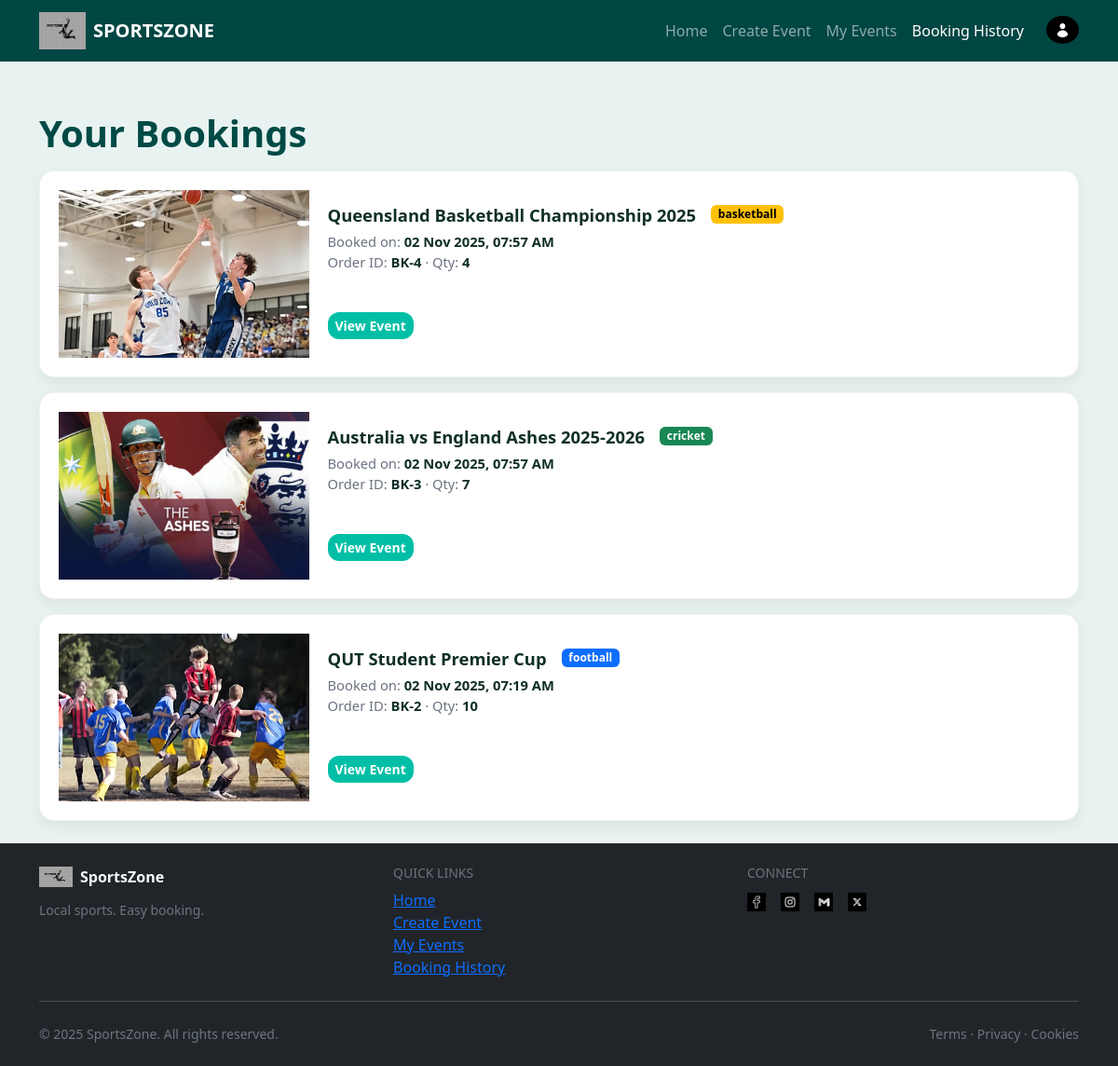
Page /booking (signed in) on the committed database.
### SportsZone/models.py (models this page shows, shortened)
class Booking(db.Model):
    __tablename__ = "bookings"
    id = db.Column(db.Integer, primary_key=True)
    user_id = db.Column(db.Integer, db.ForeignKey("users.id"), nullable=False)
    event_id = db.Column(db.Integer, db.ForeignKey("events.id"), nullable=False)
    booking_date = db.Column(db.DateTime, default=datetime.utcnow, nullable=False)
    booking_quantity = db.Column(db.Integer, nullable=False)
    order_code = db.Column(db.String(32), index=True)  # e.g., "BK-123" after insert

class Event(db.Model):
    __tablename__ = "events"
    id = db.Column(db.Integer, primary_key=True)
    user_id = db.Column(db.Integer, db.ForeignKey("users.id"), nullable=False)  # creator/owner
    venue_id = db.Column(db.Integer, db.ForeignKey("venues.id"))
    sports_type = db.Column(db.String(64), index=True)  # Football, Basketball, etc.
    event_title = db.Column(db.String(256), nullable=False)
    home_team_name = db.Column(db.String(64))
    away_team_name = db.Column(db.String(64))
    event_image = db.Column(db.String(256))  # filename in /static/img
    description = db.Column(db.Text)
    start_datetime = db.Column(db.DateTime, default=datetime.utcnow, nullable=False)
    end_datetime = db.Column(db.DateTime)
    status = db.Column(db.String(32), index=True, default="Open", nullable=False)
    total_tickets = db.Column(db.Integer, default=120, nullable=False)
    tickets_sold = db.Column(db.Integer, default=0, nullable=False)
    ticket_price = db.Column(db.Float, default=0.0, nullable=False)
    comments = db.relationship(
        "Comment", backref="event", lazy=True, cascade="all, delete-orphan"
    )
    bookings = db.relationship(
        "Booking", backref="event", lazy=True, cascade="all, delete-orphan"
    )

### SportsZone/views.py (the view)
@main_bp.route("/booking", methods=["GET"], endpoint="booking")
@login_required
def booking():
    rows = (
        db.session.query(Booking, Event, Venue)
        .filter(Booking.user_id == current_user.id)
        .join(Event, Booking.event_id == Event.id, isouter=True)
        .join(Venue, Event.venue_id == Venue.id, isouter=True)
        .order_by(Booking.booking_date.desc())
        .all()
    )
    orders = []
    for b, e, v in rows:
        orders.append(
            {
                "order_code": f"BK-{b.id}",
                "booked_at": b.booking_date.strftime("%d %b %Y, %I:%M %p")
                if b.booking_date
                else "",
                "quantity": b.booking_quantity or 1,
                "event_id": e.id if e else None,
                "event_title": (e.event_title or f"{e.home_team_name} vs {e.away_team_name}")
                if e
                else "Unknown Event",
                "image": e.event_image if e else None,
                "sport": e.sports_type if e else "",
            }
        )
    return render_template("booking.html", title="Booking History", orders=orders)

### SportsZone/templates/booking.html (shortened to what this page needs)
{% extends "base.html" %}
{% block body %}
<div class="bookings-page">
  <h1 class="page-title">Your Bookings</h1>
  {% if orders and orders|length > 0 %}
    <div class="row g-3">
      {% set color_map = {
        'football':'primary','Football':'primary',
        'basketball':'warning','Basketball':'warning',
        'cricket':'success','Cricket':'success',
        'tennis':'secondary','Tennis':'secondary'
      } %}
      {% for o in orders %}
        <div class="col-12">
          <article class="booking-card">
            <div class="row g-0 align-items-stretch">
              <div class="col-12 col-md-3">
                <div class="thumb-wrap">
                  {% if o.image %}
                    <img class="thumb" src="{{ url_for('static', filename='img/' ~ o.image) }}" alt="{{ o.event_title }}">
                  {% else %}
                    <div class="thumb-fallback">{{ (o.event_title or 'E')[:1] }}</div>
                  {% endif %}
                </div>
              </div>
              <div class="col-12 col-md-9">
                <div class="body">
                  <div class="d-flex align-items-start flex-wrap gap-2">
                    <h2 class="title">{{ o.event_title }}</h2>
                    <span class="badge text-bg-{{ color_map.get(o.sport, 'secondary') }} sport-badge">
                      {{ o.sport or 'event' }}
                    </span>
                  </div>
                  <div class="meta">
                    <div>Booked on: <b>{{ o.booked_at }}</b></div>
                    <div>
                      Order ID: <b>{{ o.order_code }}</b>
                      {% if o.quantity %} · Qty: <b>{{ o.quantity }}</b>{% endif %}
                    </div>
                  </div>
                  <div class="spacer"></div>
                  <div class="actions d-flex gap-2">
                    <a href="{{ url_for('main.view_event', event_id=o.event_id) }}" class="btn btn-primary btn-sm">
                      View Event
                    </a>
                  </div>
                </div>
              </div>
            </div>
          </article>
        </div>
      {% endfor %}
    </div>
  {% else %}
    <div class="alert alert-info">
      You haven’t booked any events yet.
      <a href="{{ url_for('main.index') }}" class="alert-link">Browse events</a>.
    </div>
  {% endif %}
</div>
{% endblock %}

### SportsZone/static/style.css (style rules this page uses)
body { background-color: #E8F3F1; color: #0F2F28; }
.btn-primary { background-color: #00A896; border-color: #00A896; }
.booking-card { background: #fff; border: 1px solid rgba(0,0,0,.06); border-radius: 16px; box-shadow: 0 16px 32px rgba(0,0,0,.12); padding: 1.25rem; }
.bookings-page { padding-top: .75rem; }
.bookings-page .page-title { font-weight: 800; color: #004a46; margin-bottom: 1rem; }
.bookings-page .booking-card { border: 1px solid rgba(0,0,0,.05); border-radius: 16px; overflow: hidden; background: #ffffff; box-shadow: 0 6px 16px rgba(0,0,0,.06); transition: transform .18s ease, box-shadow .18s ease; }
.bookings-page .thumb-wrap { position: relative; min-height: 180px; background: #eaf7f5; }
.bookings-page .thumb { position: absolute; inset: 0; width: 100%; height: 100%; object-fit: cover; }
.bookings-page .body { padding: 1rem 1.25rem 1.25rem; display: flex; flex-direction: column; height: 100%; }
.bookings-page .title { font-size: 1.15rem; font-weight: 800; margin: 0; color: #0f2f28; }
.bookings-page .meta { margin-top: .35rem; color: #6b7280; font-size: .92rem; }
.bookings-page .meta b { color: #0f2f28; }
.bookings-page .spacer { flex: 1 1 auto; }
.bookings-page .actions .btn { border-radius: 12px; font-weight: 600; }
.bookings-page .btn-primary { background: #00bfa6; border: none; }
.bookings-page .sport-badge { margin-left: .5rem; font-weight: 700; text-transform: lowercase; }

### rows in the picture
Booking: event_image (picture), event_title "Queensland Basketball Championship 2025", sports_type "basketball", booked_at "02 Nov 2025, 07:57 AM", order_code "BK-4", quantity "4"
Booking: event_image (picture), event_title "Australia vs England Ashes 2025-2026", sports_type "cricket", booked_at "02 Nov 2025, 07:57 AM", order_code "BK-3", quantity "7"
Booking: event_image (picture), event_title "QUT Student Premier Cup", sports_type "football", booked_at "02 Nov 2025, 07:19 AM", order_code "BK-2", quantity "10"
